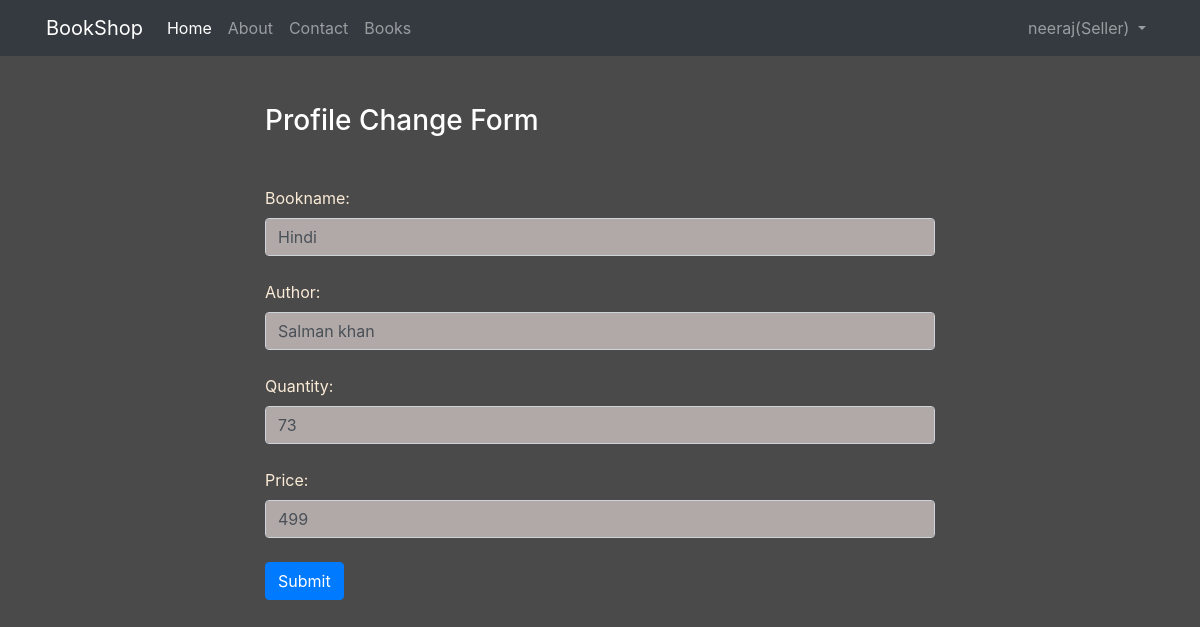
The page /updatebook/2 (signed in) on the database as committed earlier.
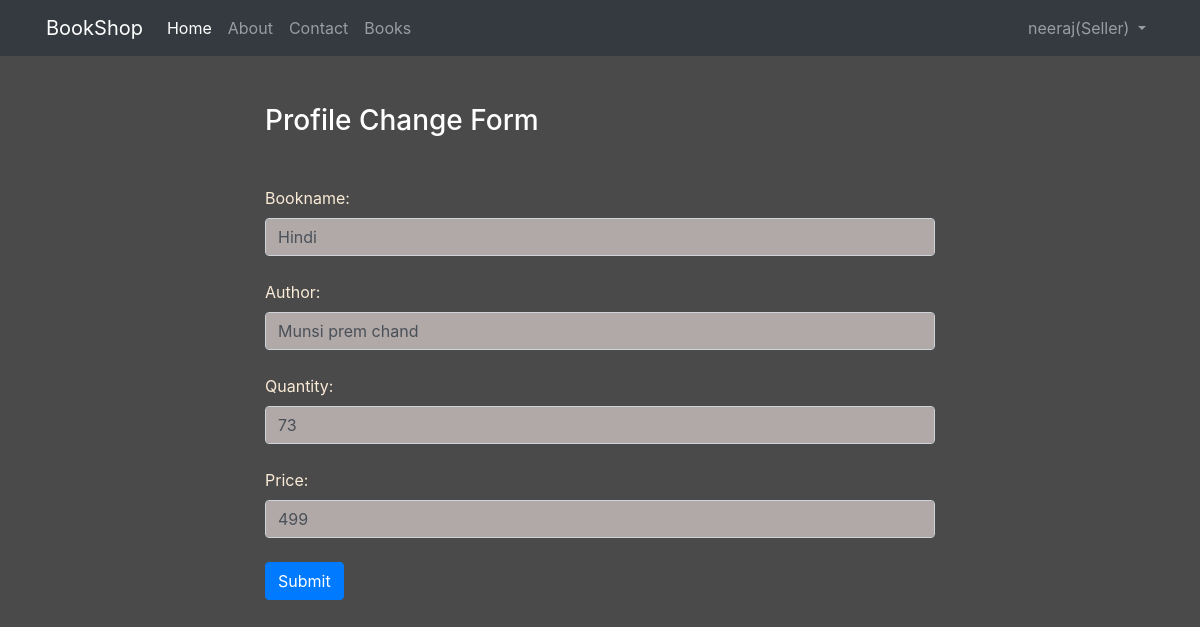
The same page on the database as committed later.
### app/models.py (models this page shows, shortened)
class Book(models.Model):
    bookname = models.CharField(max_length=100)
    author = models.CharField(max_length=50)
    quantity = models.IntegerField(default=1)
    price = models.IntegerField()

### app/views.py (the view)
# urls.py: path('updatebook/<int:id>', views.update_book, name='updatebook'),
@login_required
def update_book(request, id):
    if request.method == 'POST':
        book = Book.objects.get(pk=id)
        form = BookForm(request.POST, instance=book)
        if form.is_valid():
            form.save()
            messages.success(request, "*Book updated successfuly!!")
    else:
        book = Book.objects.get(pk=id)
        form = BookForm(instance=book)
    return render(request, 'app/update_book.html', {'form':form})

### app/forms.py
class BookForm(forms.ModelForm):
    class Meta:
        model = Book
        fields = "__all__"
        widgets = {
        'bookname':forms.TextInput(attrs={'class':'form-control'}),
        'author':forms.TextInput(attrs={'class':'form-control'}),
        'quantity':forms.TextInput(attrs={'class':'form-control'}),
        'price':forms.TextInput(attrs={'class':'form-control'}),
        }

### app/templates/app/update_book.html (shortened to what this page needs)
{% extends 'app/base.html' %}
{% block content %}
    <div class="col-sm-7 container">
        <h3 class="text-white my-5">Profile Change Form</h3>
        <form action="" method="POST" novalidate>
            {% for fm in form %}
                {{fm.label_tag}} {{fm}} {{fm.errors|striptags}} <br>
            {% endfor %}
            <input type="submit" value="Submit" class="btn btn-primary">
        </form>
    </div>
{% endblock content %}

Rows that differ between the two databases and show on the page:
changed Book "Hindi": author "Salman khan" → "Munsi prem chand"
